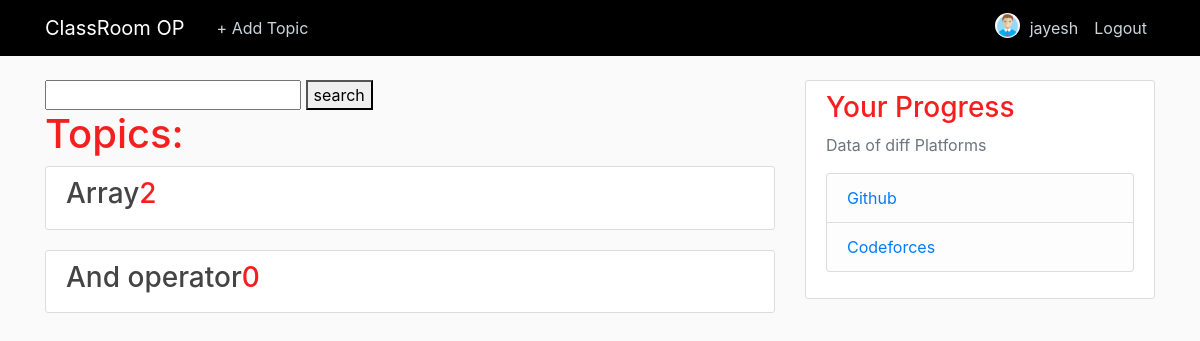
/userfp/ (signed in), run on the app's committed database.
### users/models.py (models this page shows, shortened)
class Profile(models.Model):
	user = models.OneToOneField(User, on_delete= models.CASCADE)
	image = models.ImageField(default = 'default.png', upload_to = 'profile_pics')

### resource/models.py (models this page shows, shortened)
class Topic(models.Model):
	name = models.CharField(max_length=500,null=False,blank=False)
	created = models.DateTimeField('date created', default = timezone.now)
	last_updated = models.DateTimeField('last updated', default = timezone.now)
	user =  models.ForeignKey(User,on_delete=models.PROTECT)

### resource/views.py (the view)
# urls.py: path('userfp/', res_views.userhome , name = 'userhome'),
@login_required
def userhome(request):
    context = {
        'topic': Topic.objects.all().annotate(Material_count=Count('material')).order_by('-Material_count')
    }
    if 'qname' in request.GET:
    	query = request.GET['qname']
    	print(query)
    	if query != "":
    		topicop = Topic.objects.filter(name__icontains =query).annotate(Material_count=Count('material')).order_by('-Material_count')
    		context['topicop'] = topicop
    return render(request, 'resource/userhome.html', context)

### resource/templates/resource/userhome.html (shortened to what this page needs)
{% extends "users/home.html" %}
{% block content %}
  <form method="get">
    <input type="text" name="qname">
    <button type="submit">search </button>
  </form>
    <h1>Topics:</h1>
    {% for topic in topic %}
        <article class="media content-section">
          <div class="media-body">
            <h3><a class="article-title" href="{% url 'detail' topic.id %}">{{ topic.name }}</a>{{ topic.Material_count }}</h3>
          </div>
        </article>
    {% endfor %}
{% endblock content %}

### users/templates/users/home.html (shortened to what this page needs)
{% load static %}
<!DOCTYPE html>
<html>
<head>
    <link rel="stylesheet" href="https://maxcdn.bootstrapcdn.com/bootstrap/4.0.0/css/bootstrap.min.css">
    <link rel="stylesheet" type="text/css" href="{% static 'users/main.css' %}">
</head>
<body>
	<header class="site-header">
  <nav class="navbar navbar-expand-md navbar-dark bg-steel fixed-top">
    <div class="container">
      <a class="navbar-brand mr-4" href="{% url 'userhome' %}">ClassRoom OP</a>
      <div class="collapse navbar-collapse" id="navbarToggle">
        <div class="navbar-nav mr-auto">
          {% if user.is_authenticated %}
          <a class="nav-item nav-link" href="{% url 'addtopic' %}">+ Add Topic</a>
          {% else %}
          <a class="nav-item nav-link" href="#">About</a>
          {% endif %}
        </div>
        <div class="navbar-nav">
          {% if user.is_authenticated %}
          <img class="rounded-circle article-img" src="{{ user.profile.image.url }}">
          <a class="nav-item nav-link" href="{% url 'profile' %}">{{ user.username }}</a>
          <a class="nav-item nav-link" href="{% url 'logout' %}">Logout</a>
          {% else %}
          <a class="nav-item nav-link" href="{% url 'login' %}">Login</a>
          <a class="nav-item nav-link" href="{% url 'register' %}">Register</a>
          {% endif %}
        </div>
      </div>
    </div>
  </nav>
</header>
<main role="main" class="container">
  <div class="row">
    <div class="col-md-8">
      {% block content %}{% endblock %}
    </div>
    <div class="col-md-4">
      <div class="content-section">
        <h3>Your Progress</h3>
        <p class='text-muted'>Data of diff Platforms
          <ul class="list-group">
            <li class="list-group-item list-group-item-light"><a href="/github">Github</a></li>
            <li class="list-group-item list-group-item-light"><a href="/cf">Codeforces</a></li>
          </ul>
        </p>
      </div>
    </div>
  </div>
</main>
</body>
</html>

### users/static/users/main.css (style rules this page uses)
body { background: #fafafa; color: #333333; margin-top: 5rem; }
h1, h2, h3, h4, h5, h6 { color: #f51f1f; }
ul { margin: 0; }
.bg-steel { background-color: #000000; }
.site-header .navbar-nav .nav-link { color: #cbd5db; }
.content-section { background: #ffffff; padding: 10px 20px; border: 1px solid #dddddd; border-radius: 3px; margin-bottom: 20px; }
.article-title { color: #444444; }
.article-img { height: 25px; width: 25px; margin-top: 5px; margin-right: 2px; }

### data on the page
Topic: name "Array", Material_count "2"
Topic: name "And operator", Material_count "0"

### other printed values
{{ user.username }} "jayesh"
